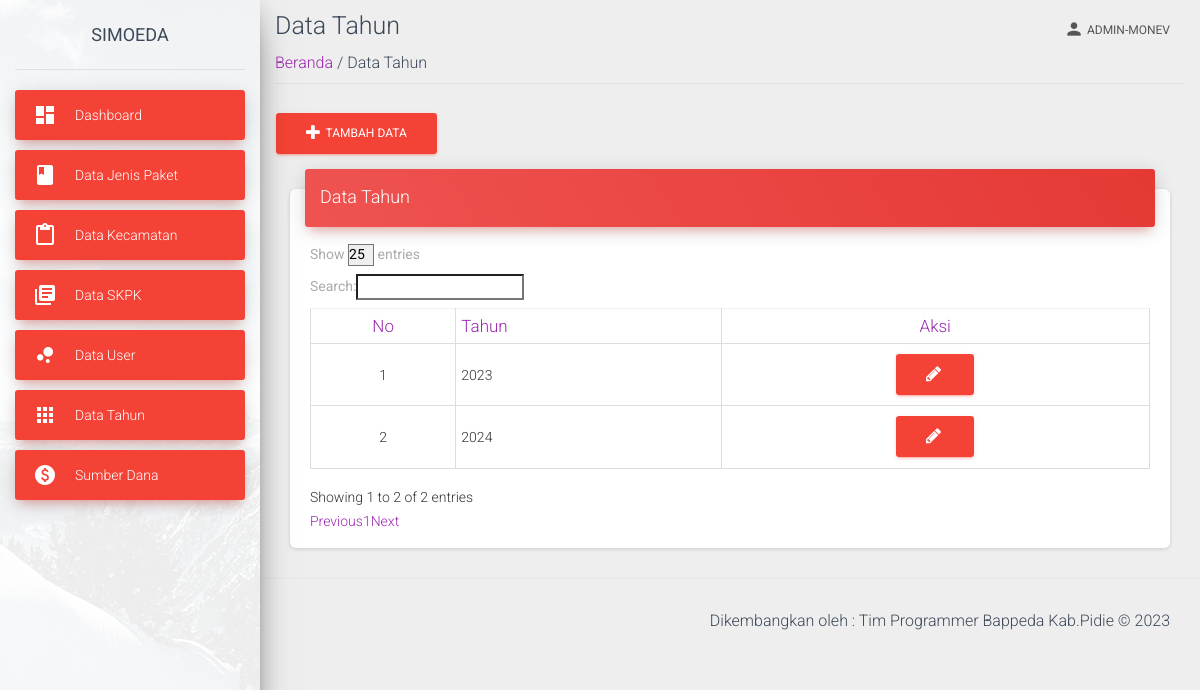
Page /view/data-tahun.php (signed in) on the earlier database version.
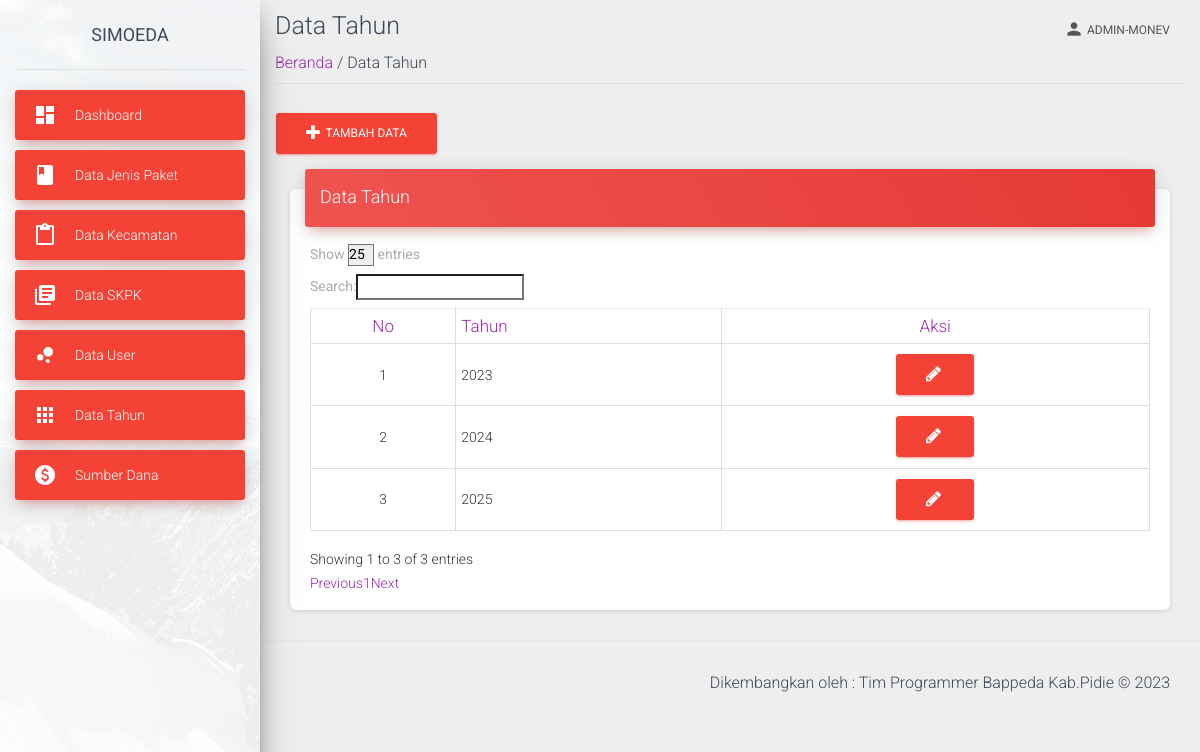
Same page on the later database version.
### tables this page shows
CREATE TABLE `tahun` (
  `id_tahun` int(11) NOT NULL,
  `tahun` varchar(255) DEFAULT NULL
);

### view/data-tahun.php (the view, shortened to what this page needs)
<?php
require('../view/template-atas-admin.php');
?>
<?php
require('../proses/koneksi.php');
?>
    <div class="container-fluid">
        <div class="title">
            <h3 class="text-gray-800 my-2">Data Tahun</h3>
        </div>
        <div class="subtitle border-bottom mb-4 pb-2">
            <span class=""><a href="index">Beranda </a></span>
            <span class="text-grey"> / Data Tahun</span>
        </div>
            <button type="button" class="btn btn-danger" data-toggle="modal" data-target="#exampleModal">
            <i class="fa fa-plus"></i>&nbsp;
                Tambah Data
            </button>
    <div class="content">
        <div class="container-fluid">
          <div class="row">
            <div class="col-md-12">
              <div class="card">
                <div class="card-header card-header-danger">
                  <h4 class="card-title "> Data Tahun</h4>
                </div>
          <div class="card-body">
        <div class="table-responsive">
        <table id="myTable" class="table table-bordered"
                data-page-length="25">
                <thead class="text-primary">
                    <tr>
                        <th class="text-center">No</th>
                        <th>Tahun</th>
                        <th class="text-center">Aksi</th>
                    </tr>
                </thead>
                <?php
                            $noUrut=1;
                            $data=mysqli_query($koneksi,"SELECT * FROM tahun");
                            ?>
                <tbody id="dataTable">
                    <?php
                            while($d=mysqli_fetch_array($data)){
                            ?>
                    <tr>
                        <td class="text-center"><?php echo $noUrut++; ?></td>
                        <td><?php echo $d['tahun']; ?></td>
                        <td class="text-center">
                                <button type="button" class="btn btn-danger" data-toggle="modal" data-target="#data<?php echo $d['id_tahun']; ?>">
                                <i class="fa fa-pencil"></i>&nbsp;
                                </button>
                        </td>
                    </tr>
                    <?php
                            }
                        ?>
                </tbody>
            </table>
        </div>
    </div>
      </div>
        </div>
          </div>
            </div>
  </div>
    </div>
 <?php
require('../view/template-bawah-monev.php')
?>

Differences in the rows shown:
added tahun: tahun "2025"
Other differences:
text written by a page script: "Show entries Search: Showing 1 to 2 of 2 entries Previous 1 Next" → "Show entries Search: Showing 1 to 3 of 3 entries Previous 1 Next"
